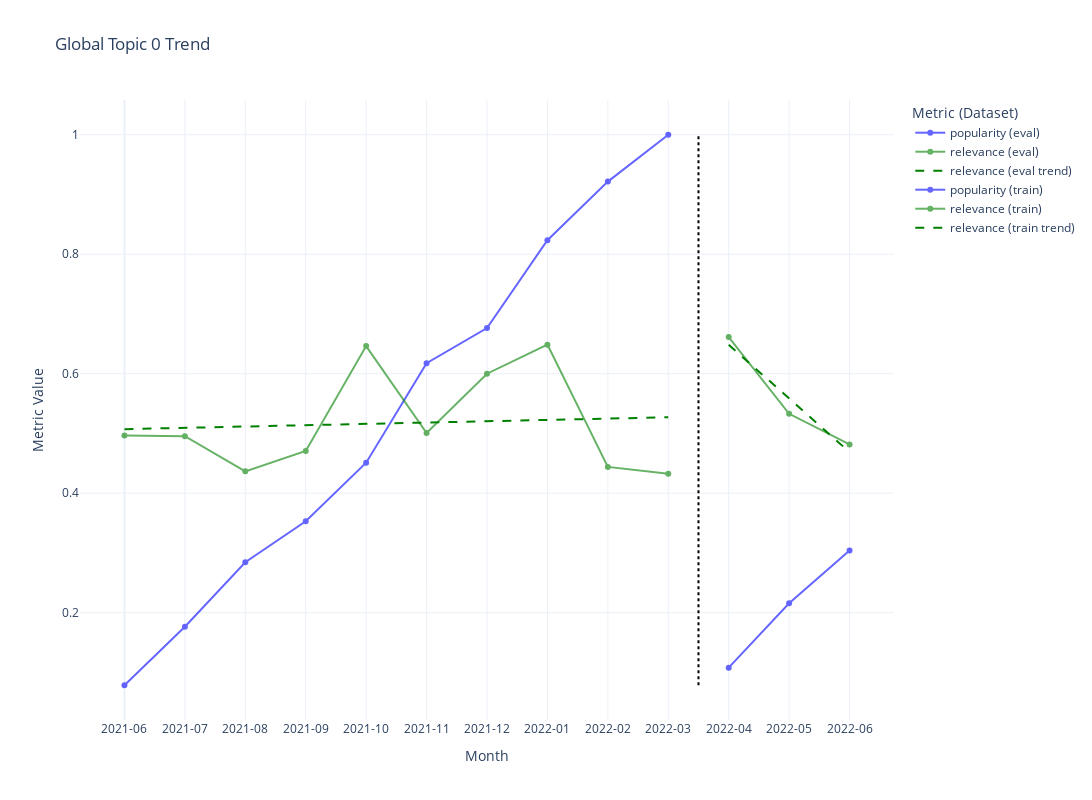

This figure's notebook cell:
### Code cell
plot_global_topic_trend(topic_trend, global_topic_id=0, show_trendlines=True, trend_metric="relevance", metrics=["popularity", "relevance"])

### Figure 1 — Plotly figure (JSON) as saved in the notebook; plotly's stock layout.template omitted (floating-point values rounded to 4 significant figures)
{"data": [{"line": {"color": "blue", "width": 2}, "marker": {"size": 6}, "mode": "lines+markers", "name": "popularity (eval)", "opacity": 0.6, "type": "scatter", "x": [10, 11, 12], "y": [0.1078, 0.2157, 0.3039]}, {"line": {"color": "green", "width": 2}, "marker": {"size": 6}, "mode": "lines+markers", "name": "relevance (eval)", "opacity": 0.6, "type": "scatter", "x": [10, 11, 12], "y": [0.6613, 0.5328, 0.4816]}, {"line": {"color": "green", "dash": "dash", "width": 2}, "mode": "lines", "name": "relevance (eval trend)", "type": "scatter", "x": [10, 11, 12], "y": [0.6484, 0.5586, 0.4687]}, {"line": {"color": "blue", "width": 2}, "marker": {"size": 6}, "mode": "lines+markers", "name": "popularity (train)", "opacity": 0.6, "type": "scatter", "x": [0, 1, 2, 3, 4, 5, 6, 7, 8, 9], "y": [0.07843, 0.1765, 0.2843, 0.3529, 0.451, 0.6176, 0.6765, 0.8235, 0.9216, 1]}, {"line": {"color": "green", "width": 2}, "marker": {"size": 6}, "mode": "lines+markers", "name": "relevance (train)", "opacity": 0.6, "type": "scatter", "x": [0, 1, 2, 3, 4, 5, 6, 7, 8, 9], "y": [0.4966, 0.4953, 0.4365, 0.4707, 0.6462, 0.5007, 0.5999, 0.6486, 0.444, 0.4323]}, {"line": {"color": "green", "dash": "dash", "width": 2}, "mode": "lines", "name": "relevance (train trend)", "type": "scatter", "x": [0, 1, 2, 3, 4, 5, 6, 7, 8, 9], "y": [0.5071, 0.5094, 0.5116, 0.5138, 0.516, 0.5182, 0.5204, 0.5226, 0.5248, 0.5271]}], "layout": {"height": 800, "legend": {"title": {"text": "Metric (Dataset)"}}, "shapes": [{"line": {"color": "black", "dash": "dot", "width": 2}, "type": "line", "x0": 9.5, "x1": 9.5, "y0": 0.07843, "y1": 1}], "title": {"text": "Global Topic 0 Trend"}, "width": 1200, "xaxis": {"autorange": true, "range": [-0.7286, 12.73], "tickmode": "array", "ticktext": ["2021-06", "2021-07", "2021-08", "2021-09", "2021-10", "2021-11", "2021-12", "2022-01", "2022-02", "2022-03", "2022-04", "2022-05", "2022-06"], "tickvals": [0, 1, 2, 3, 4, 5, 6, 7, 8, 9, 10, 11, 12], "title": {"text": "Month"}, "type": "linear"}, "yaxis": {"autorange": true, "range": [0.02026, 1.058], "title": {"text": "Metric Value"}, "type": "linear"}}}
